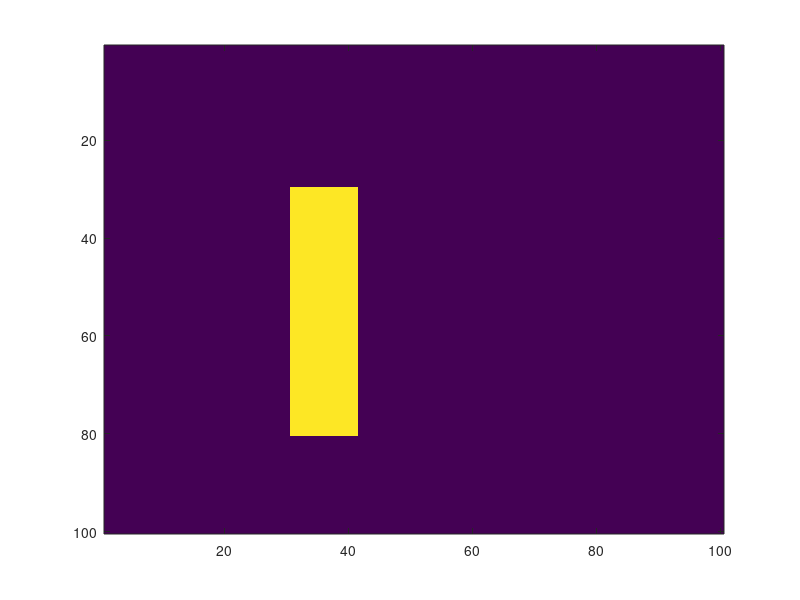
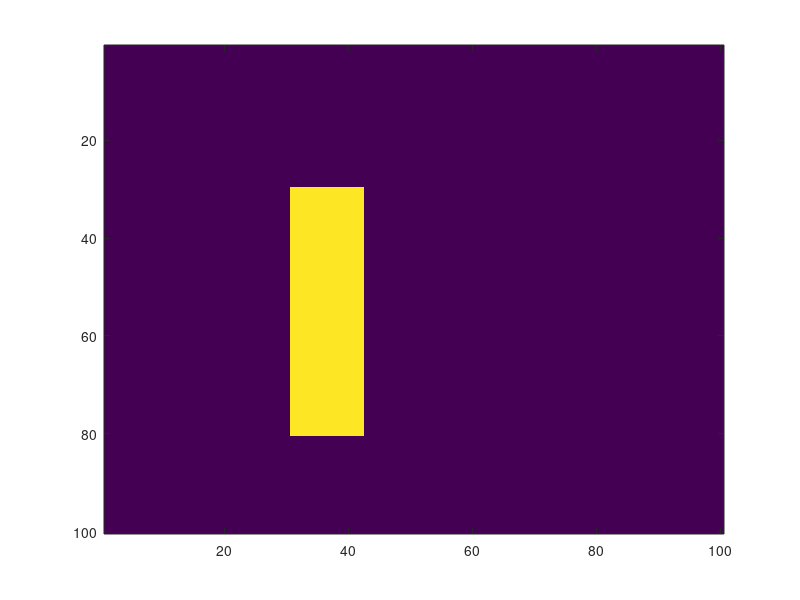
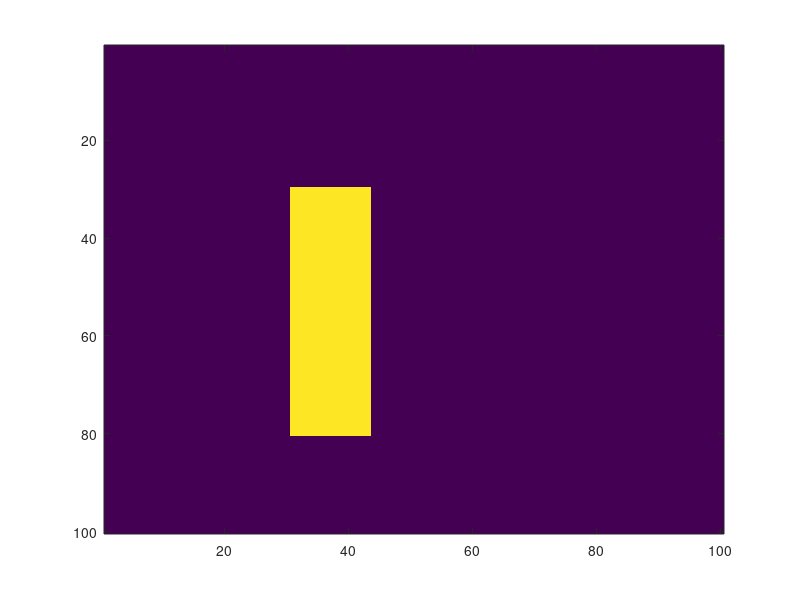
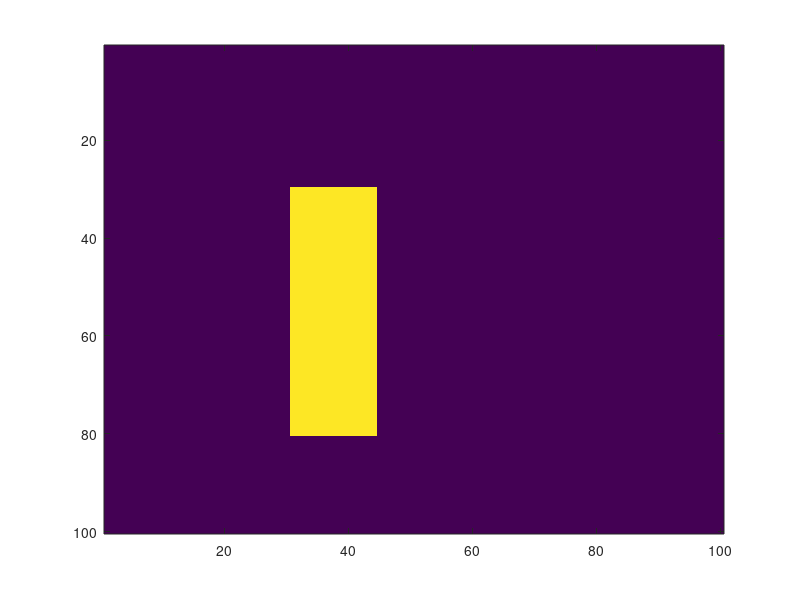

Recreate these plots in MATLAB, in order.
clc
clear all
close all

%set lenghth X and Y
xlen = 100;
ylen = 100;

%create vector
xvec = [1:1:xlen];
yvec = [1:1:ylen];

%create a 2D mesh

[X,Y] = meshgrid(xvec,yvec);

Z = zeros(size(X)); %zeroes(100,1000)

%we can use imagesc(Z) and colorbar for visualisation of object

%define the shape of object

xmin=30; xmax=80; %shows on y axis
ymin=40; ymax=50;
% Z(xmin:xmax,ymin:ymax) = 1;
%imagesc(Z)
 nsteps = 10;
 step_size = 10;
 %loop over
 for ii=1:nsteps
  % Z(xmin:xmax,ymin+ii-step_size:ymax+ii-step_size)=0;
   % Z(xmin:xmax,sqrt(xmin./3.14+ii):sqrt(xmax./3.14+ii)) = 1;
   
  Z(xmin:xmax,ymin+ii-step_size:ymax+ii-step_size)=1;

   figure();
    
    imagesc(Z);
     
 end

